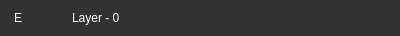
<?xml version="1.0" encoding="UTF-8"?>
<ui version="4.0">
 <class>LayerWidget</class>
 <widget class="QWidget" name="LayerWidget">
  <property name="geometry">
   <rect>
    <x>0</x>
    <y>0</y>
    <width>400</width>
    <height>36</height>
   </rect>
  </property>
  <property name="sizePolicy">
   <sizepolicy hsizetype="Fixed" vsizetype="Fixed">
    <horstretch>0</horstretch>
    <verstretch>0</verstretch>
   </sizepolicy>
  </property>
  <property name="windowTitle">
   <string>Form</string>
  </property>
  <property name="styleSheet">
   <string notr="true">background-color: rgb(50, 50, 50);</string>
  </property>
  <layout class="QHBoxLayout" name="horizontalLayout">
   <property name="spacing">
    <number>2</number>
   </property>
   <property name="leftMargin">
    <number>2</number>
   </property>
   <property name="topMargin">
    <number>2</number>
   </property>
   <property name="rightMargin">
    <number>2</number>
   </property>
   <property name="bottomMargin">
    <number>2</number>
   </property>
   <item>
    <widget class="QLabel" name="visibleButton">
     <property name="sizePolicy">
      <sizepolicy hsizetype="Fixed" vsizetype="Fixed">
       <horstretch>0</horstretch>
       <verstretch>0</verstretch>
      </sizepolicy>
     </property>
     <property name="minimumSize">
      <size>
       <width>32</width>
       <height>32</height>
      </size>
     </property>
     <property name="maximumSize">
      <size>
       <width>32</width>
       <height>32</height>
      </size>
     </property>
     <property name="styleSheet">
      <string notr="true">color:white;</string>
     </property>
     <property name="text">
      <string>E</string>
     </property>
     <property name="alignment">
      <set>Qt::AlignCenter</set>
     </property>
    </widget>
   </item>
   <item>
    <widget class="QLabel" name="previewImage">
     <property name="sizePolicy">
      <sizepolicy hsizetype="Fixed" vsizetype="Fixed">
       <horstretch>0</horstretch>
       <verstretch>0</verstretch>
      </sizepolicy>
     </property>
     <property name="minimumSize">
      <size>
       <width>32</width>
       <height>32</height>
      </size>
     </property>
     <property name="maximumSize">
      <size>
       <width>32</width>
       <height>32</height>
      </size>
     </property>
     <property name="styleSheet">
      <string notr="true"/>
     </property>
     <property name="text">
      <string/>
     </property>
     <property name="alignment">
      <set>Qt::AlignCenter</set>
     </property>
    </widget>
   </item>
   <item>
    <widget class="QLineEdit" name="layerName">
     <property name="sizePolicy">
      <sizepolicy hsizetype="Expanding" vsizetype="Expanding">
       <horstretch>0</horstretch>
       <verstretch>0</verstretch>
      </sizepolicy>
     </property>
     <property name="styleSheet">
      <string notr="true">color:white;</string>
     </property>
     <property name="text">
      <string>Layer - 0</string>
     </property>
     <property name="frame">
      <bool>false</bool>
     </property>
    </widget>
   </item>
  </layout>
 </widget>
 <resources/>
 <connections/>
</ui>
